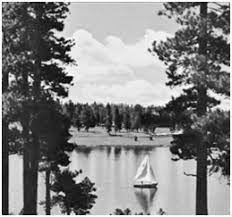
#> input picture Adaptive_Binarization_Parallel_Processing/img14.jpeg, 232 x 217 px; its folder holds 4 pictures in this run
$ python main.py
#> lines starting #> are read from the running program, lines starting #| are printed output that depends on the picture; after the words box and inside, x2 and y2 are one past the last pixel; in counts of white or black regions, pixels touching at a corner belong together
import cv2
import numpy as np
import math
import time
import os
import multiprocessing as mp
import concurrent.futures # Concurrent library for parallel processing
import threading # Threading library for concurrent execution
import queue # Queue library for multi-threading support
import glob # Glob library for file search and pattern matching


# The function applies adaptive binarization to the input image and returns the binarized output image.
def adaptive_binarization(img, block_size, constant):
    """
    Applies adaptive binarization to an input grayscale image.

    Parameters:
    img (numpy.ndarray): The input grayscale image.
    block_size (int): The size of the adaptive thresholding window.
    constant (int): A constant subtracted from the mean or weighted mean.

    Returns:
    numpy.ndarray: The binarized output image.
    """

    #gets the height and width of the input image and creates a numpy array of zeros with the same height and width. This numpy array will store the binarized output image
    img_height, img_width = img.shape[:2]
    thresholded = np.zeros((img_height, img_width), np.uint8)

    #divides the input image into blocks of size block_size x block_size. For each block, the function calculates an adaptive threshold using the cv2.adaptiveThreshold() function and applies it to the block. The resulting binarized block is then stored in the thresholded numpy array.
    for i in range(0, img_height, block_size):
        for j in range(0, img_width, block_size):
            block = img[i:i + block_size, j:j + block_size]
            # Calculate the adaptive threshold for this block
            threshold = cv2.adaptiveThreshold(block, 255, cv2.ADAPTIVE_THRESH_MEAN_C, cv2.THRESH_BINARY, block_size, constant)
            thresholded[i:i + block_size, j:j + block_size] = threshold

    return thresholded # the binarized output image

if __name__ == '__main__':
    # Get a list of image files in the current directory
    file_list = glob.glob("*.jpg") + glob.glob("*.jpeg") + glob.glob("*.png")
    # defines the block size and constant that will be used for adaptive thresholding, as well as the number of parallel processes to use.
    block_size = 51
    constant = 10
    num_processes = 4

    # Create a process pool with the specified number of processes
    with concurrent.futures.ProcessPoolExecutor(max_workers=num_processes) as executor:
        #divides the image into sections for parallel processing using np.array_split(). It then applies adaptive binarization to each image section in parallel using executor.map(), and combines the thresholded sections into a single output image using np.concatenate()
        for filename in file_list:
            # Load the input grayscale image
            img = cv2.imread(filename, cv2.IMREAD_GRAYSCALE)
#> img is the input picture: shape (217, 232); min 0, max 255, mean 132.2
            # Show the original image

            # Divide the image into sections for parallel processing
            img_sections = np.array_split(img, num_processes)
#> img_sections = 4 items
            # Apply adaptive binarization to each image section in parallel
            thresholded_sections = list(executor.map(adaptive_binarization, img_sections, [block_size]*num_processes, [constant]*num_processes))
#> thresholded_sections = 4 items
            # Combine the thresholded sections into a single output image
            thresholded = np.concatenate(thresholded_sections)
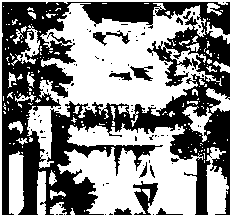
#> thresholded: shape (217, 232); 53.8% white; 91 black regions (80 under 20 px), largest, box (x1, y1, x2, y2) and area: (2, 2, 230, 215) 21863, (133, 181, 158, 215) 403, (93, 30, 130, 46) 196
            # Show the binarized image
            cv2.imshow('Original Image', img)
            cv2.imshow('Binarized Image', thresholded)
            cv2.waitKey(0)
            cv2.destroyAllWindows()
#> pass 2 of the loop `for filename in file_list:`:
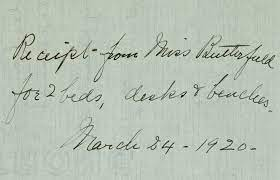
#> input picture Adaptive_Binarization_Parallel_Processing/img15.jpeg, 280 x 180 px
#> img: shape (180, 280)
#> `thresholded = np.concatenate(thresholded_sections)`:
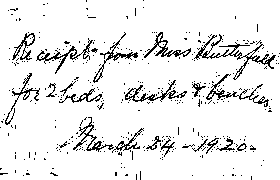
#> thresholded: shape (180, 280); 91.9% white; black in thin lines or dots
#> pass 3 of the loop `for filename in file_list:`:
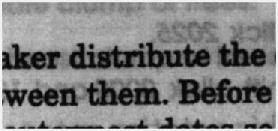
#> input picture Adaptive_Binarization_Parallel_Processing/img16.jpeg, 278 x 131 px
#> img is the input picture: shape (131, 278); min 0, max 255, mean 129.5
#> `thresholded = np.concatenate(thresholded_sections)`:
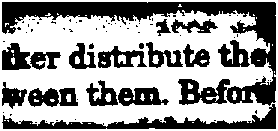
#> thresholded: shape (131, 278); 59.7% white; 69 black regions (52 under 20 px), largest, box (x1, y1, x2, y2) and area: (2, 2, 276, 106) 6728, (2, 104, 276, 129) 2169, (28, 88, 78, 107) 660
#> the loop made 4 passes; the first 3 are shown
